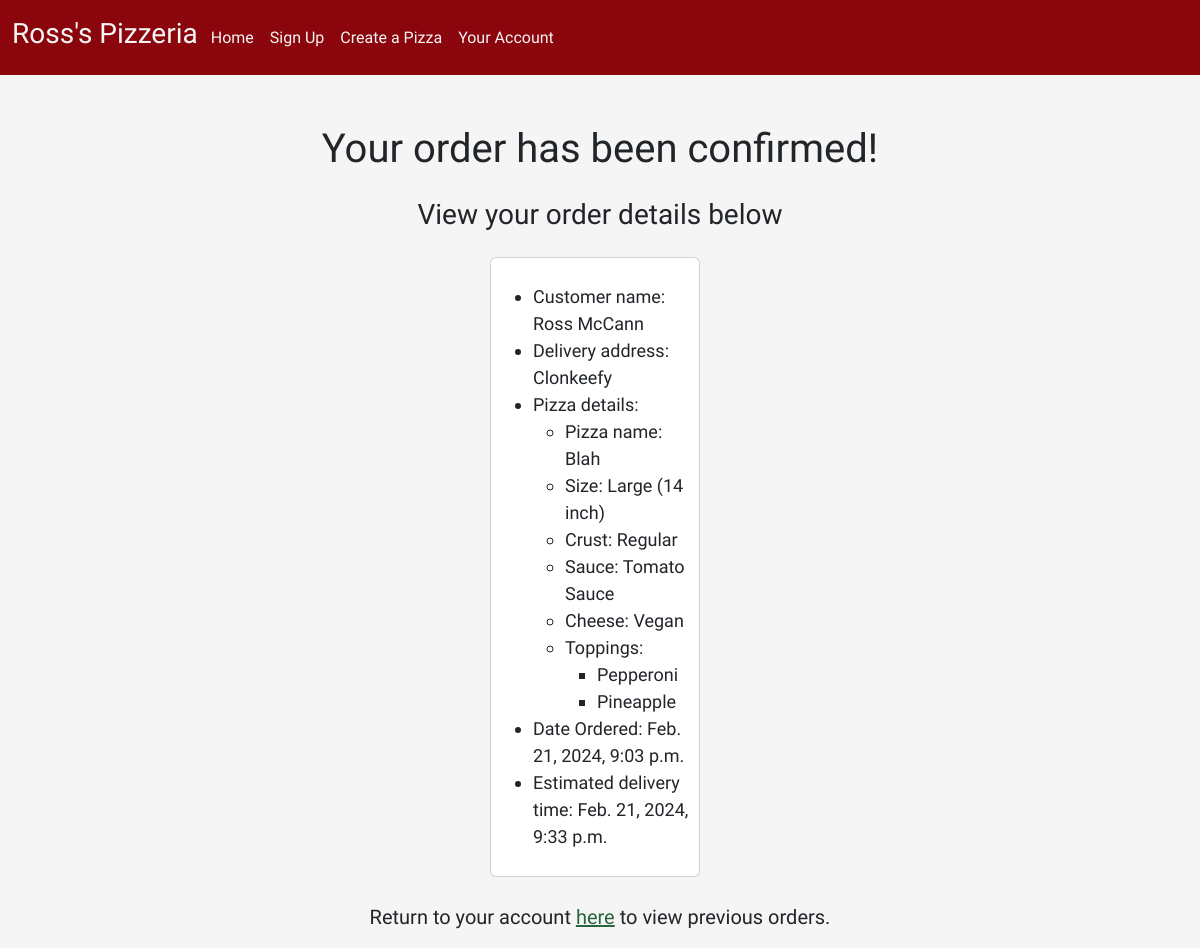
The app's page /confirmation/4/ (signed in) with its own data.
### pizza_app/models.py (models this page shows)
class Order(models.Model):
    id = models.AutoField(primary_key=True)
    name = models.CharField(max_length=50)
    address = models.CharField(max_length=250)
    card_number = models.BigIntegerField(validators=[MinValueValidator(1000000000000000), MaxValueValidator(9999999999999999)])
    expire_month = models.PositiveIntegerField(validators=[MaxValueValidator(12)])
    expire_year = models.PositiveIntegerField(validators=[MinValueValidator(2024)])
    ccv = models.PositiveIntegerField(validators=[MaxValueValidator(999)])
    user = models.ForeignKey(User, on_delete=models.CASCADE, default=1) # links a user to an order
    pizza = models.ForeignKey(Pizza, on_delete=models.CASCADE) #links a pizza to an order
    order_date = models.DateTimeField(auto_now_add=True)
    eta = models.DateTimeField()

class Pizza(models.Model):
    name = models.CharField(max_length=50)
    size = models.ForeignKey(PizzaSize, on_delete=models.CASCADE)
    crust = models.ForeignKey(CrustType, on_delete=models.CASCADE)
    sauce = models.ForeignKey(PizzaSauce, on_delete=models.CASCADE)
    cheese = models.ForeignKey(PizzaCheese, on_delete=models.CASCADE)
    toppings = models.ManyToManyField(PizzaToppings)
    user = models.ForeignKey(User, on_delete=models.CASCADE, default=1) # links a pizza to a user

class PizzaSize(models.Model):
    pizza_size = models.CharField(max_length=50)
    def __str__(self):
        return self.pizza_size

class CrustType(models.Model):
    crust_type = models.CharField(max_length=50)
    def __str__(self):
        return self.crust_type

class PizzaSauce(models.Model):
    sauce = models.CharField(max_length=50)
    def __str__(self):
        return self.sauce

class PizzaCheese(models.Model):
    cheese = models.CharField(max_length=50)
    def __str__(self):
        return self.cheese

class PizzaToppings(models.Model):
    toppings = models.CharField(max_length=100)
    def __str__(self):
        return self.toppings

### pizza_app/views.py (the view)
# urls.py: path('confirmation/<int:pk>/', views.OrderConfirmation.as_view(), name="order_confirmation"),
class OrderConfirmation(LoginRequiredMixin, CreateView):
    model = models.Order
    template_name = 'confirmation.html'
    fields = ['name', 'address', 'pizza']
    def get_context_data(self, **kwargs):
        context = super().get_context_data(**kwargs)
        order = self.get_object()
        context['order'] = order
        return context

### pizza_app/templates/confirmation.html
{% extends 'base.html' %}
{% block content %}
    <h1 style="text-align: center; margin-top: 50px;">Your order has been confirmed!</h1>
    <h3 style="text-align: center; margin-top: 25px; margin-bottom: 25px;">View your order details below</h3>
    <div class="card" style="margin-left: 490px; margin-right: 500px; padding-top: 25px; padding-bottom: 10px; padding-left: 10px; margin-bottom: 25px; font-size: 18px;">
        <ul>
            <li>Customer name: {{ order.name }}</li>
            <li>Delivery address: {{ order.address }}</li>
            <li>Pizza details:
                <ul>
                    <li>Pizza name: {{ order.pizza.name }}</li>
                    <li>Size: {{ order.pizza.size }}</li>
                    <li>Crust: {{ order.pizza.crust }}</li>
                    <li>Sauce: {{ order.pizza.sauce }}</li>
                    <li>Cheese: {{ order.pizza.cheese }}</li>
                    <li>Toppings:
                        <ul>
                            {% for topping in order.pizza.toppings.all %}
                                <li>{{ topping }}</li>
                            {% endfor %}
                        </ul>
                    </li>
                </ul>
            </li>
            <li>Date Ordered: {{ order.order_date }}</li>
            <li>Estimated delivery time: {{ order.eta }}</li>
        </ul>
    </div>
    <p style="text-align: center; font-size: 20px">Return to your account <a style="color: 28673E" href="/account">here</a> to view previous orders.</p>
{% endblock %}

### records on screen
Order: name "Ross McCann", address "Clonkeefy", pizza.name "Blah", pizza.size "Large (14 inch)", pizza.crust "Regular", pizza.sauce "Tomato Sauce", pizza.cheese "Vegan", order_date "Feb. 21, 2024, 9:03 p.m.", eta "Feb. 21, 2024, 9:33 p.m."
PizzaToppings: toppings "Pepperoni"
PizzaToppings: toppings "Pineapple"
